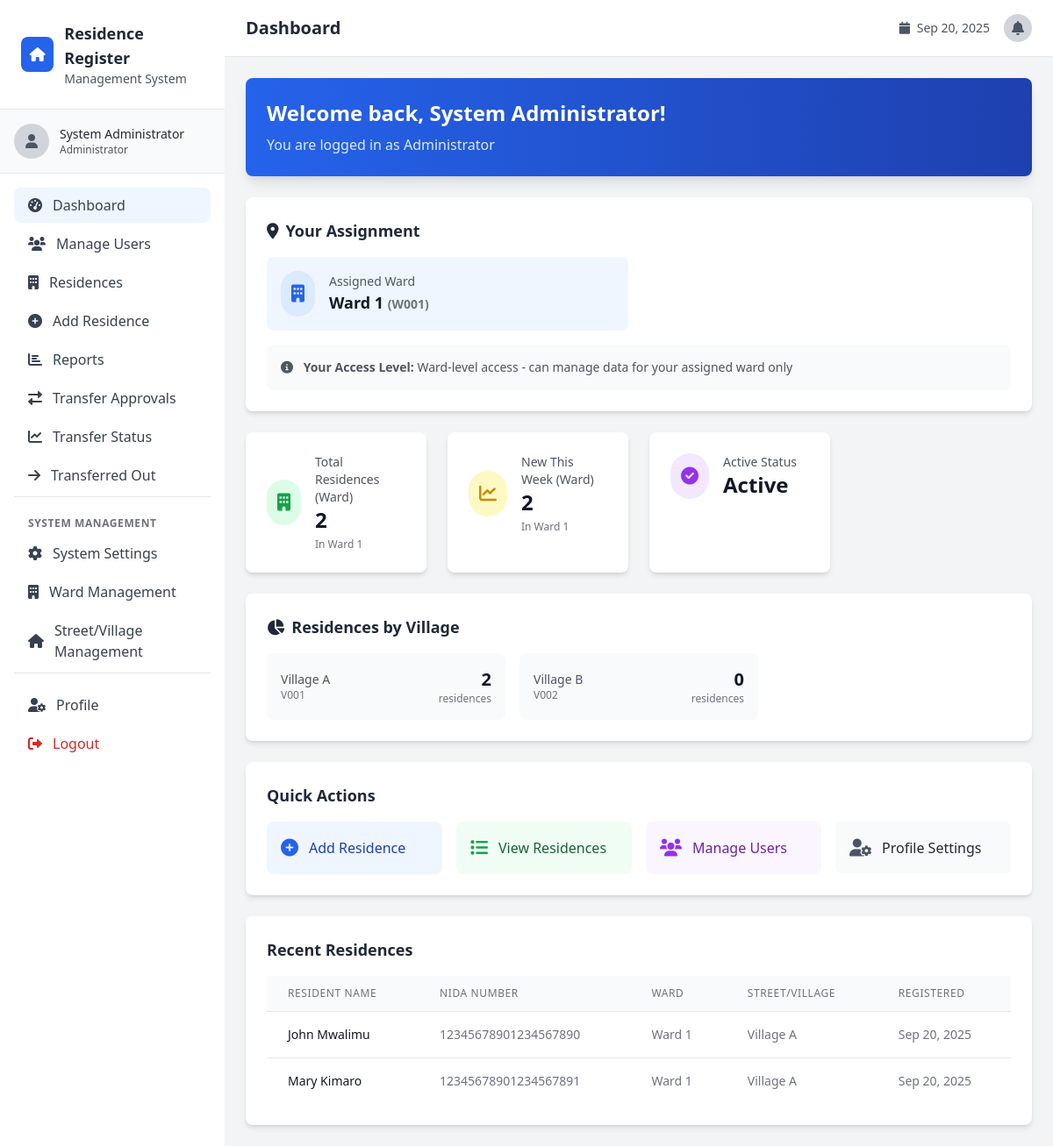
The app's page /dashboard.php (signed in) with its own data.
### tables this page shows
CREATE TABLE users (
    id INT AUTO_INCREMENT PRIMARY KEY,
    full_name VARCHAR(255) NOT NULL,
    username VARCHAR(100) UNIQUE NOT NULL,
    password VARCHAR(255) NOT NULL,
    role ENUM('super_admin', 'admin', 'weo', 'veo', 'data_collector') NOT NULL,
    nida_number VARCHAR(20) UNIQUE NOT NULL,
    assigned_ward_id INT NULL,
    assigned_village_id INT NULL,
    created_at TIMESTAMP DEFAULT CURRENT_TIMESTAMP,
    updated_at TIMESTAMP DEFAULT CURRENT_TIMESTAMP ON UPDATE CURRENT_TIMESTAMP,
    is_active BOOLEAN DEFAULT TRUE,
    FOREIGN KEY (assigned_ward_id) REFERENCES wards(id),
    FOREIGN KEY (assigned_village_id) REFERENCES villages(id)
);

CREATE TABLE wards (
    id INT AUTO_INCREMENT PRIMARY KEY,
    ward_name VARCHAR(255) NOT NULL,
    ward_code VARCHAR(20) UNIQUE NOT NULL,
    description TEXT,
    is_active BOOLEAN DEFAULT TRUE,
    created_by INT NULL,
    created_at TIMESTAMP DEFAULT CURRENT_TIMESTAMP,
    updated_at TIMESTAMP DEFAULT CURRENT_TIMESTAMP ON UPDATE CURRENT_TIMESTAMP
);

CREATE TABLE residences (
    id INT AUTO_INCREMENT PRIMARY KEY,
    house_no VARCHAR(50) NOT NULL,
    resident_name VARCHAR(255) NOT NULL,
    gender ENUM('male', 'female', 'other') NOT NULL,
    date_of_birth DATE NOT NULL,
    nida_number VARCHAR(20) NOT NULL,
    phone VARCHAR(15),
    email VARCHAR(100),
    occupation VARCHAR(100),
    ownership ENUM('owner', 'tenant') NOT NULL,
    family_members INT DEFAULT 1,
    education_level ENUM('none', 'primary', 'secondary', 'diploma', 'degree', 'masters', 'phd') DEFAULT 'none',
    employment_status ENUM('employed', 'unemployed', 'student', 'retired', 'self_employed') DEFAULT 'unemployed',
    ward_id INT NOT NULL,
    village_id INT NOT NULL,
    registered_by INT NOT NULL,
    registered_at TIMESTAMP DEFAULT CURRENT_TIMESTAMP,
    status ENUM('active', 'inactive', 'moved', 'pending_approval') DEFAULT 'active',
    FOREIGN KEY (registered_by) REFERENCES users(id),
    FOREIGN KEY (ward_id) REFERENCES wards(id),
    FOREIGN KEY (village_id) REFERENCES villages(id)
);

CREATE TABLE villages (
    id INT AUTO_INCREMENT PRIMARY KEY,
    village_name VARCHAR(255) NOT NULL,
    village_code VARCHAR(20) UNIQUE NOT NULL,
    ward_id INT NOT NULL,
    description TEXT,
    is_active BOOLEAN DEFAULT TRUE,
    created_by INT NULL,
    created_at TIMESTAMP DEFAULT CURRENT_TIMESTAMP,
    updated_at TIMESTAMP DEFAULT CURRENT_TIMESTAMP ON UPDATE CURRENT_TIMESTAMP,
    FOREIGN KEY (ward_id) REFERENCES wards(id)
);

### dashboard.php (the view, shortened to what the rows shown need)
<?php
require_once 'config/database.php';
require_once 'includes/functions.php';
$stats = [];
try {
    if (isSuperAdmin()) {
        $stmt = $pdo->query("SELECT COUNT(*) as total FROM users WHERE is_active = 1");
        $stats['total_users'] = $stmt->fetch()['total'];
        $stmt = $pdo->query("SELECT COUNT(*) as total FROM residences WHERE status = 'active'");
        $stats['total_residences'] = $stmt->fetch()['total'];
        $stmt = $pdo->query("SELECT COUNT(*) as total FROM residences WHERE registered_at >= DATE_SUB(NOW(), INTERVAL 7 DAY)");
        $stats['recent_registrations'] = $stmt->fetch()['total'];
        $stmt = $pdo->query("SELECT role, COUNT(*) as count FROM users WHERE is_active = 1 GROUP BY role");
        $stats['users_by_role'] = $stmt->fetchAll();
    } else {
        $user_location = getUserLocationInfo();
        if ($_SESSION['user_role'] === 'admin') {
            $stmt = $pdo->prepare("
                SELECT COUNT(*) as total
                FROM residences r
                LEFT JOIN villages v ON r.village_id = v.id
                WHERE r.status = 'active' AND v.ward_id = ?
            ");
            $stmt->execute([$user_location['ward_id']]);
            $stats['total_residences'] = $stmt->fetch()['total'];
            $stmt = $pdo->prepare("
                SELECT COUNT(*) as total
                FROM residences r
                LEFT JOIN villages v ON r.village_id = v.id
                WHERE r.registered_at >= DATE_SUB(NOW(), INTERVAL 7 DAY) AND v.ward_id = ?
            ");
            $stmt->execute([$user_location['ward_id']]);
            $stats['recent_registrations'] = $stmt->fetch()['total'];
        }
        if ($_SESSION['user_role'] === 'admin') {
            $stmt = $pdo->prepare("
                SELECT role, COUNT(*) as count
                FROM users
                WHERE is_active = 1 AND assigned_ward_id = ?
                GROUP BY role
            ");
            $stmt->execute([$user_location['ward_id']]);
            $stats['users_by_role'] = $stmt->fetchAll();
        }
    }
    $all_residences = getAccessibleResidences();
    $recent_residences = array_slice($all_residences, 0, 5);
} catch (PDOException $e) {
    $error = "Database error occurred";
}
include 'includes/header.php';
?>
<div class="space-y-6">
    <div class="bg-gradient-to-r from-blue-600 to-blue-800 text-white p-6 rounded-lg shadow-lg">
        <h1 class="text-2xl font-bold mb-2">Welcome back, <?php echo $_SESSION['user_name']; ?>!</h1>
    </div>
    <?php
    $user_location = getUserLocationInfo();
    if ($user_location):
    ?>
    <div class="bg-white p-6 rounded-lg shadow-md">
        <h3 class="text-lg font-semibold text-gray-800 mb-4">
            <i class="fas fa-map-marker-alt mr-2"></i>Your Assignment
        </h3>
        <div class="grid grid-cols-1 md:grid-cols-2 gap-6">
            <div class="flex items-center p-4 bg-blue-50 rounded-lg">
                <div class="p-3 rounded-full bg-blue-100 text-blue-600 mr-4">
                    <i class="fas fa-building text-xl"></i>
                </div>
                <div>
                    <p class="text-sm font-medium text-gray-600">Assigned Ward</p>
                    <p class="text-lg font-semibold text-gray-900">
                        <?php echo htmlspecialchars($user_location['ward_name']); ?>
                        <?php if (!empty($user_location['ward_code'])): ?>
                        <span class="text-sm text-gray-500">(<?php echo htmlspecialchars($user_location['ward_code']); ?>)</span>
                        <?php endif; ?>
                    </p>
                </div>
            </div>
        </div>
        <div class="mt-4 p-4 bg-gray-50 rounded-lg">
            <p class="text-sm text-gray-600">
                <i class="fas fa-info-circle mr-2"></i>
                <strong>Your Access Level:</strong>
                <?php
                switch($_SESSION['user_role']) {
                    case 'admin':
                        echo 'Ward-level access - can manage data for your assigned ward only';
                        break;
                }
                ?>
            </p>
        </div>
    </div>
    <?php endif; ?>
    <div class="grid grid-cols-1 md:grid-cols-2 lg:grid-cols-4 gap-6">
        <div class="bg-white p-6 rounded-lg shadow-md">
            <div class="flex items-center">
                <div class="ml-4">
                    <p class="text-sm font-medium text-gray-600">
                        <?php
                        if (isSuperAdmin()) {
                            echo 'Total Residences (All)';
                        } elseif ($_SESSION['user_role'] === 'admin' || $_SESSION['user_role'] === 'weo') {
                            echo 'Total Residences (Ward)';
                        } elseif ($_SESSION['user_role'] === 'veo') {
                            echo 'Total Residences (Village)';
                        }
                        ?>
                    </p>
                    <p class="text-2xl font-bold text-gray-900"><?php echo $stats['total_residences'] ?? 0; ?></p>
                    <?php if (!isSuperAdmin() && isset($user_location)): ?>
                    <p class="text-xs text-gray-500 mt-1">
                        <?php
                        if ($_SESSION['user_role'] === 'veo') {
                            echo 'In ' . htmlspecialchars($user_location['village_name']);
                        } elseif ($_SESSION['user_role'] === 'admin' || $_SESSION['user_role'] === 'weo') {
                            echo 'In ' . htmlspecialchars($user_location['ward_name']);
                        }
                        ?>
                    </p>
                    <?php endif; ?>
                </div>
            </div>
        </div>
        <div class="bg-white p-6 rounded-lg shadow-md">
            <div class="flex items-center">
                <div class="ml-4">
                    <p class="text-sm font-medium text-gray-600">
                        <?php
                        if (isSuperAdmin()) {
                            echo 'New This Week (All)';
                        } elseif ($_SESSION['user_role'] === 'admin' || $_SESSION['user_role'] === 'weo') {
                            echo 'New This Week (Ward)';
                        } elseif ($_SESSION['user_role'] === 'veo') {
                            echo 'New This Week (Village)';
                        }
                        ?>
                    </p>
                    <p class="text-2xl font-bold text-gray-900"><?php echo $stats['recent_registrations'] ?? 0; ?></p>
                    <?php if (!isSuperAdmin() && isset($user_location)): ?>
                    <p class="text-xs text-gray-500 mt-1">
                        <?php
                        if ($_SESSION['user_role'] === 'veo') {
                            echo 'In ' . htmlspecialchars($user_location['village_name']);
                        } elseif ($_SESSION['user_role'] === 'admin' || $_SESSION['user_role'] === 'weo') {
                            echo 'In ' . htmlspecialchars($user_location['ward_name']);
                        }
                        ?>
                    </p>
                    <?php endif; ?>
                </div>
            </div>
        </div>
    </div>
    <div class="bg-white p-6 rounded-lg shadow-md">
        <?php if (empty($recent_residences)): ?>
            <p class="text-gray-500 text-center py-8">No residences registered yet.</p>
        <?php else: ?>
            <div class="overflow-x-auto">
                <table class="min-w-full divide-y divide-gray-200">
                    <thead class="bg-gray-50">
                        <tr>
                            <th class="px-6 py-3 text-left text-xs font-medium text-gray-500 uppercase tracking-wider">Resident Name</th>
                            <th class="px-6 py-3 text-left text-xs font-medium text-gray-500 uppercase tracking-wider">NIDA Number</th>
                            <th class="px-6 py-3 text-left text-xs font-medium text-gray-500 uppercase tracking-wider">Ward</th>
                            <th class="px-6 py-3 text-left text-xs font-medium text-gray-500 uppercase tracking-wider">Street/Village</th>
                            <th class="px-6 py-3 text-left text-xs font-medium text-gray-500 uppercase tracking-wider">Registered</th>
                        </tr>
                    </thead>
                    <tbody class="bg-white divide-y divide-gray-200">
                        <?php foreach ($recent_residences as $residence): ?>
                        <tr class="hover:bg-gray-50">
                            <td class="px-6 py-4 whitespace-nowrap text-sm font-medium text-gray-900">
                                <?php echo htmlspecialchars($residence['resident_name']); ?>
                            </td>
                            <td class="px-6 py-4 whitespace-nowrap text-sm text-gray-500">
                                <?php echo htmlspecialchars($residence['nida_number']); ?>
                            </td>
                            <td class="px-6 py-4 whitespace-nowrap text-sm text-gray-500">
                                <?php echo htmlspecialchars($residence['ward_name'] ?? 'N/A'); ?>
                            </td>
                            <td class="px-6 py-4 whitespace-nowrap text-sm text-gray-500">
                                <?php echo htmlspecialchars($residence['village_name'] ?? 'N/A'); ?>
                            </td>
                            <td class="px-6 py-4 whitespace-nowrap text-sm text-gray-500">
                                <?php echo formatDate($residence['registered_at']); ?>
                            </td>
                        </tr>
                        <?php endforeach; ?>
                    </tbody>
                </table>
            </div>
        <?php endif; ?>
    </div>
</div>
<?php include 'includes/footer.php'; ?>

### records on screen
users: assigned_ward.ward_name "Ward 1", assigned_ward.ward_code "W001"
residences: resident_name "John Mwalimu", nida_number "12345678901234567890", ward.ward_name "Ward 1", village.village_name "Village A", registered_at "Sep 20, 2025"
residences: resident_name "Mary Kimaro", nida_number "12345678901234567891", ward.ward_name "Ward 1", village.village_name "Village A", registered_at "Sep 20, 2025"

### other values on screen
$_SESSION['user_name'] "System Administrator"
getRoleDisplayName($_SESSION['user_role']) "Administrator"
$page_title "Dashboard"
$stats['total_residences'] "2"
$stats['recent_registrations'] "2"
$village['village_name'] "Village A"
$village['village_code'] "V001"
$village['residence_count'] "2"
$village['village_name'] "Village B"
$village['village_code'] "V002"
$village['residence_count'] "0"
